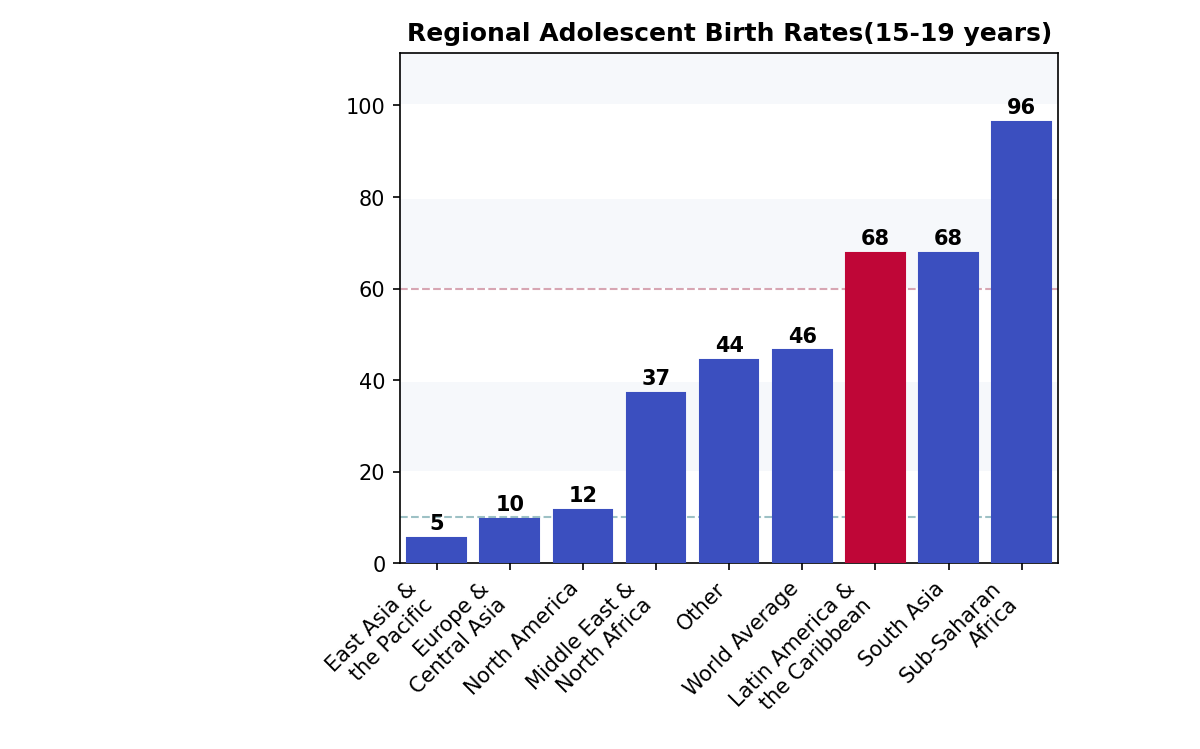

Source code (Python):
import matplotlib.pyplot as plt
import numpy as np
import pandas as pd



# Load data from GitHub
url = "https://raw.githubusercontent.com/hildahanyuwang/ECLAC/main/Adolescent%20birth%20rate%20(per%201000%20women).csv"
df = pd.read_csv(url)
print("Columns in the CSV:", df.columns.tolist())

# Filter rows for 15-19 years and convert values to numeric
df = df[df["Dim2"] == "15-19 years"]
df["First Tooltip"] = pd.to_numeric(df["First Tooltip"], errors="coerce")
df = df.dropna(subset=["First Tooltip"])  # remove rows where value is NaN

# Map countries
region_mapping = {
    # North America
    "Canada": "North America",
    "USA": "North America",
    # Europe & Central Asia
    "France": "Europe & Central Asia",
    "Germany": "Europe & Central Asia",
    "United Kingdom": "Europe & Central Asia",
    # East Asia & the Pacific
    "China": "East Asia & the Pacific",
    "Japan": "East Asia & the Pacific",
    "South Korea": "East Asia & the Pacific",
    # South Asia
    "India": "South Asia",
    "Pakistan": "South Asia",
    "Bangladesh": "South Asia",
    # Middle East & North Africa
    "Egypt": "Middle East & North Africa",
    "Saudi Arabia": "Middle East & North Africa",
    # Latin America & the Caribbean
    "Argentina": "Latin America & the Caribbean",
    "Barbados": "Latin America & the Caribbean",
    "Belize": "Latin America & the Caribbean",
    "Bolivia": "Latin America & the Caribbean",
    "Colombia": "Latin America & the Caribbean",
    "Costa Rica": "Latin America & the Caribbean",
    "Cuba": "Latin America & the Caribbean",
    "Dominican Republic": "Latin America & the Caribbean",
    "Ecuador": "Latin America & the Caribbean",
    "El Salvador": "Latin America & the Caribbean",
    "Guatemala": "Latin America & the Caribbean",
    "Guyana": "Latin America & the Caribbean",
    "Haiti": "Latin America & the Caribbean",
    "Honduras": "Latin America & the Caribbean",
    "Jamaica": "Latin America & the Caribbean",
    "Mexico": "Latin America & the Caribbean",
    "Paraguay": "Latin America & the Caribbean",
    "Peru": "Latin America & the Caribbean",
    "Saint Lucia": "Latin America & the Caribbean",
    "Suriname": "Latin America & the Caribbean",
    "Trinidad and Tobago": "Latin America & the Caribbean",
    # Sub-Saharan Africa
    "Nigeria": "Sub-Saharan Africa",
    "South Africa": "Sub-Saharan Africa",
    "Kenya": "Sub-Saharan Africa",
    "Ghana": "Sub-Saharan Africa"
}
df["Region"] = df["Location"].map(region_mapping).fillna("Other")

grouped = df.groupby("Region", as_index=False)["First Tooltip"].mean()

global_avg = df["First Tooltip"].mean()
world_avg_df = pd.DataFrame({'Region': ['World Average'], "First Tooltip": [global_avg]})
grouped = pd.concat([grouped, world_avg_df], ignore_index=True)

grouped = grouped.dropna(subset=["First Tooltip"])

grouped = grouped.sort_values("First Tooltip")
labels = grouped["Region"].tolist()
values = grouped["First Tooltip"].tolist()

def split_label(label):
    if label == "Latin America & the Caribbean":
        return "Latin America &\nthe Caribbean"
    elif label == "East Asia & the Pacific":
        return "East Asia &\nthe Pacific"
    elif label == "Middle East & North Africa":
        return "Middle East &\nNorth Africa"
    elif label == "Sub-Saharan Africa":
        return "Sub-Saharan\nAfrica"
    elif label == "Europe & Central Asia":
        return "Europe &\nCentral Asia"
    else:
        return label

split_labels = [split_label(lab) for lab in labels]

fig, ax = plt.subplots(figsize=(8, 5), dpi=150)
bars = ax.bar(range(len(labels)), values, zorder=3)

for i, bar in enumerate(bars):
    region = labels[i]
    if region == "Latin America & the Caribbean":
        bar.set_color("#bf0637")
    else:
        bar.set_color("#3b4fbf")
    ax.text(bar.get_x() + bar.get_width() / 2, bar.get_height() + 1,
            f"{int(round(bar.get_height()))}", ha="center", va="bottom",
            color="black", fontweight="bold", fontsize=10)

ax.axhline(y=10, color="#9dc1c5", linestyle="--", linewidth=1, zorder=2)
ax.axhline(y=60, color="#d7a6b3", linestyle="--", linewidth=1, zorder=2)

ax.set_title("Regional Adolescent Birth Rates(15-19 years)", fontsize=12, fontweight="bold")
ax.set_xticks(range(len(labels)))
ax.set_xticklabels(split_labels, rotation=45, ha="right")
ax.set_xlim(-0.5, len(labels) - 0.5)
ax.set_ylim(0, max(values) + 15)
ax.grid(axis="y", linestyle="-", linewidth=1.5, color="#ffffff", zorder=1)

yticks = ax.get_yticks()
for i in range(len(yticks) - 1):
    if i % 2 == 1:
        ax.axhspan(yticks[i], yticks[i+1], facecolor="#f6f8fb")

plt.tight_layout()
plt.show()
